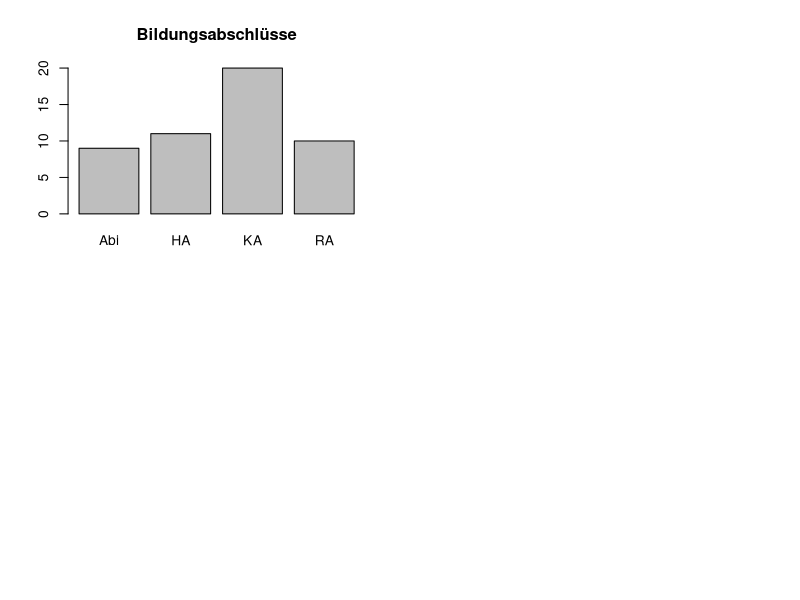

Source code (R):
# Funktionen-R-Skript 1


# Funktionen a, b, c: Alina, Hannah

# Funktion a) 
# Eine Funktion, die verschiedene geeignete deskriptive Statistiken für metrische 
# Variablen berechnet und ausgibt 

My_Plots <- function(x, main, plot = 0){
  # wenn plot = 0 werden alle Grafiken ausgegeben; mit plot = 1:4 kann man nur einen der vier Plots ansprechen
  # x = Daten
  # main = Überschrift für alle Plots 
  if(plot == 0){ 
    par(mfrow = c(2,2)) # vier Grafiken in einen Plot 
    # Die unterschiedlichen Grafiken 
    hist(x, main = main) 
    barplot(table(x), main = main)
    boxplot(x,horizontal = TRUE, main = main)
    plot(x, main = main) 
    par(mfrow = c(1,1)) #setze die parameter zurueck 
  }
  if(plot == 1){
    hist(x, main = main) 
  }
  if(plot == 2){
    barplot(table(x), main = main) 
  }
  if(plot == 3){
    plot(x, main = main) 
  }
  if(plot == 4){
    plot(x, main = main) 
  }
}


# Funktion b) 
# Eine Funktion, die verschiedene geeignete desktiptive Statistiken für 
# kategoriale Variablen berechnet und ausgibt 

S <- c("KA", "RA", "Abi", "HA") # Ein Datenbeispiel zum ausprobieren 
W <- sample(S, size = 50, replace = TRUE)

My_Plots_2 <- function(x, main){
  par(mfrow = c(2,2))
  # Ein Stabdiagramm
  barplot(table(x), main = main)
  # erstellt eine Vierfeldertafel 
  matrix(c(sum(x !="KA"),length(x)- sum(x !="KA"),
           sum(x == "RA" | x == "Abi")
           ,length(x)-sum(x == "RA" | x == "Abi")),
         nrow = 2, ncol = 2, byrow = TRUE, 
         dimnames = list(c("Schulabschluss", "mittlerer_Schulabschluss"), 
                         c("ja", "nein")))
}
My_Plots_2(W, main = "Bildungsabschlüsse")

# Macht nur zwei Visualisierungen



## c) 
#Eine Funktion, die geeignete deskriptive bivariate Statistiken fuer den Zusammenhang zwischen 
#zwei kategorialen Variablen berechnet ausgibt. 














# Funktionen  d, e, f: Maike, Julia



## d)

# Grundgeruest der Funktion fuer Zusammenhang zwischen einer metrischen und einer dichotomen Variable

# Es werden 2 Summaries der metrischen Variable ausgegeben, getrennt nach den beiden Auspraegungen der dichotomen Variable
# Eingabe: fuer "dich" muss eine dichotome, fuer "met" eine metrische Variable eingegeben werden
# "dich" und "met" sollten zwei Variablen sein, deren n-te Eintraege jeweils von derselben Person stammen

dichmetsummary <- function(dich, met){
  
  if(length(table(dich)) != 2){stop("dich muss eine dichotome Variable sein")} 
     #ueberprueft, ob "dich" genau zwei Auspraegungen hat
  
  if(!is.numeric(met)){stop("met muss eine metrische Variable sein")} 
     # ueberprueft, ob "met" eine metrische variable ist
  
  if(length(met) != length(dich)){stop("dich und met muessen gleiche Laenge haben")} 
     # uberprueft, ob "dich" und "met" die gleiche Laenge haben.


dichfact <- factor(dich, levels = c(names(table(dich))), labels = c(0, 1))
# Umwandlung der dichotomen variable in einen Factor
  
# die Summaries werden als 2-elementige Liste zurueckgegeben:
rgabe <- list(
  # Summary der metrischen Variable nach der ersten im table ausgefuehrten Auspraegung der dichotomen Variable
  summary(met[dichfact == 0]), 
  
  # Summary der metrischen Variable nach der zweiten im table ausgefuehrten Auspraegung der dichotomen Variable
  summary(met[dichfact == 1])
)


names(rgabe) <- c(names(table(dich))[1], names(table(dich))[2])
# zu jedem Listenelement wird hinzugefuegt, auf welcher Auspraegung der dichotomen Variable die Summary basiert

return(rgabe) # Ausgabe der beiden Summaries
  }








  
  
##f)

# es werden Visualisierungen fuer drei oder vier Variablen erstellt. Dabei werden zwei Variablen fuer die Achsen verwendet und die dritte durch unterschiedliche
# Farben gezeigt. Die Positionen der drei/ vier Variablen sind dabei fest gewaehlt. Man kann bei drei Variablen nur unterscheiden welche drei von Mathe_Int, Prog_Int, 
# Studienfach und Mathe_LK man gleichzeitig angezeigt werden sollen. Genutzt wird dabei das Paket "ggplot2". 




# muss vorher geladen
install.packages("dplyr")
library(dplyr)
install.packages("ggplot2")
library(ggplot2)


Visual_data <- function(data = data, n = 3, Int_Mathe = TRUE, Int_Prog = TRUE, data_Studiengang = TRUE, MatheLK = FALSE){   # n steht dafuer, wie viele Variablen genutzt werden, moeglich sind 3 oder 4
  if(n == 3 & Int_Mathe == TRUE & Int_Prog == TRUE & data_Studiengang == TRUE & MatheLK == FALSE){
    print(ggplot(data,                                                                          # ggplot wird vom Datensatz erstellt
           aes(y = factor(Mathe_Int,                                                      # Interesse für Mathe auf y-Achse
                          labels = c("sehr geringes Interesse = 1",                       # Beschriftung für die Punkte
                                     "2", "3", "4", "5", "6",
                                     "sehr hohes Interesse = 7")), 
               x = Prog_Int,                                                              # auf die x-Achse kommt Interesse für Programmieren
               color = Studienfach)) +                                                    # es wird farblich nach Studienfach unterschieden
      geom_jitter(alpha = 1,                                                              # Farbstaerke und Groesse der Punkte im Gitter
                  size = 1.5) + 
      labs(title = "Interesse nach Studienfach",                                          # Die jeweiligen Achsen werden beschriftet
           x = "Interesse an Programmiern", 
           y = "Interesse an Mathe", las = 1) )
  }
  if(n == 3 & Int_Mathe == TRUE & Int_Prog == TRUE & data_Studiengang == FALSE & MatheLK == TRUE){
    print( ggplot(data,                                                                          # ggplot wird vom Datensatz erstellt
           aes(y = factor(Mathe_Int,                                                      # Interesse für Mathe auf y-Achse
                          labels = c("sehr geringes Interesse = 1",                       # Beschriftung für die Punkte
                                     "2", "3", "4", "5", "6",
                                     "sehr hohes Interesse = 7")), 
               x = Prog_Int,                                                              # auf die x-Achse kommt Interesse für Programmieren
               color = Mathe_LK)) +                                                    # es wird farblich nach Mathe LK unterschieden
      geom_jitter(alpha = 1,                                                              # Farbstaerke und Groesse der Punkte im Gitter
                  size = 1.5) + 
      labs(title = "Interesse nach Mathe LK",                                          # Die jeweiligen Achsen werden beschriftet
           x = "Interesse an Programmiern", 
           y = "Interesse an Mathe", las = 1) )
  }
  if(n == 3 & Int_Mathe == TRUE & Int_Prog == FALSE & data_Studiengang == TRUE & MatheLK == TRUE){
    print( ggplot(data,                                                                          # ggplot wird vom Datensatz erstellt
           aes(y = factor(Mathe_Int,                                                      # Interesse für Mathe auf y-Achse
                          labels = c("sehr geringes Interesse = 1",                       # Beschriftung für die Punkte
                                     "2", "3", "4", "5", "6",
                                     "sehr hohes Interesse = 7")), 
               x = Studienfach,                                                              # auf die x-Achse kommt das Studienfach
               color = Mathe_LK)) +                                                    # es wird farblich nach Mathe LK unterschieden
      geom_jitter(alpha = 1,                                                              # Farbstaerke und Groesse der Punkte im Gitter
                  size = 1.5) + 
      labs(title = "Mathe LK nach Studenfach und Int. Mathe",                                          # Die jeweiligen Achsen werden beschriftet
           x = "Studienfach", 
           y = "Interesse an Mathe", las = 1))
  }
  if(n == 3 & Int_Mathe == FALSE & Int_Prog == TRUE & data_Studiengang == TRUE & MatheLK == TRUE){
    print(ggplot(data,                                                                          # ggplot wird vom Datensatz erstellt
           aes(y = factor(Prog_Int,                                                      # Interesse für Programmieren auf y-Achse
                          labels = c("sehr geringes Interesse = 1",                       # Beschriftung für die Punkte
                                     "2", "3", "4", "5", "6",
                                     "sehr hohes Interesse = 7")), 
               x = Studienfach,                                                              # auf die x-Achse kommt das Studienfach
               color = Mathe_LK)) +                                                    # es wird farblich nach Mathe LK unterschieden
      geom_jitter(alpha = 1,                                                              # Farbstaerke und Groesse der Punkte im Gitter
                  size = 1.5) + 
      labs(title = "Mathe LK bei Studienfach und Int. Programmieren",                                          # Die jeweiligen Achsen werden beschriftet
           x = "Studienfach", 
           y = "Interesse an Programmieren", las = 1) )
  }
  if(n==4 & Int_Mathe == TRUE & Int_Prog == TRUE & data_Studiengang == TRUE & MatheLK == TRUE){
    print(data %>%
      ggplot(aes(y = Mathe_Int, x = Prog_Int, color = Mathe_LK)) +    # ggplot wird erstellt, bei dem die Interessen auf die Achsen kommen und farblich
      # zwischen Mathe_LK ja oder nein entschieden wird
      geom_point() +                                                 # es werden Punkte erstellt
      facet_wrap(vars(Studienfach)) +                                # es wird nach der vierten Variable/ Studienfach unterschieden
      labs(title ="Abhaengigkeit aller vier Variablen",              # Beschriftung wird hinzugef
           subtitle = "Aufgeteilt nach Studienfach",
           x = "Interesse an Programmieren",
           y = "Interesse an Mathe"))
  }
  
  
# Hier werden die Warnings geschrieben, falls die Variablen unzulaessig sind  
  
  # bei den Fall das n=4 ist, wird eine Warnung gegeben, falls nicht alle vier Folgevariablen TRUE gesetzt wurden
  if(n == 4 & !(Int_Mathe == TRUE & Int_Prog == TRUE & data_Studiengang == TRUE & MatheLK == TRUE )){    
    warning("Bei n=4 muessen alle vier Variablen auf TRUE gesetzt werden")
  }
  # bei den Fall das n=3 ist:
  # falls vier statt drei Variablen TRUE gesetzt wurden
  if(n == 3 & Int_Mathe == TRUE & Int_Prog == TRUE & data_Studiengang == TRUE & MatheLK == TRUE){
    warning("Bei n=3 duerfen nur drei Variablen TRUE sein")
  }
  # falls zu wenig Variablen TRUE gesetzt wurden
  if(n== 3 & (Int_Mathe == FALSE & Int_Prog == FALSE & data_Studiengang == TRUE & MatheLK == TRUE | Int_Mathe == FALSE & Int_Prog == TRUE & data_Studiengang == FALSE & MatheLK == TRUE |
              Int_Mathe == FALSE & Int_Prog == TRUE & data_Studiengang == TRUE & MatheLK == FALSE | Int_Mathe == TRUE & Int_Prog == FALSE & data_Studiengang == FALSE & MatheLK == TRUE | 
              Int_Mathe == TRUE & Int_Prog == FALSE & data_Studiengang == TRUE & MatheLK == FALSE | Int_Mathe == TRUE & Int_Prog == TRUE & data_Studiengang == FALSE & MatheLK == FALSE |
              Int_Mathe == FALSE & Int_Prog == FALSE & data_Studiengang == FALSE & MatheLK == FALSE | Int_Mathe == FALSE & Int_Prog == FALSE & data_Studiengang == FALSE & MatheLK == TRUE |
              Int_Mathe == FALSE & Int_Prog == FALSE & data_Studiengang == TRUE & MatheLK == FALSE | Int_Mathe == FALSE & Int_Prog == TRUE & data_Studiengang == FALSE & MatheLK == FALSE |
              Int_Mathe == TRUE & Int_Prog == FALSE & data_Studiengang == FALSE & MatheLK == FALSE )){
    warning("Bei n=3 muessen genau drei Variablen TRUE sein")
  }
  
  # falls das n selbst unzulaessig ist
  if(n != 3 & n!= 4){
    warning("Das n ist unzulaessig. Es wird nur n=3 oder n=4 angenommen")
  }
 }




















